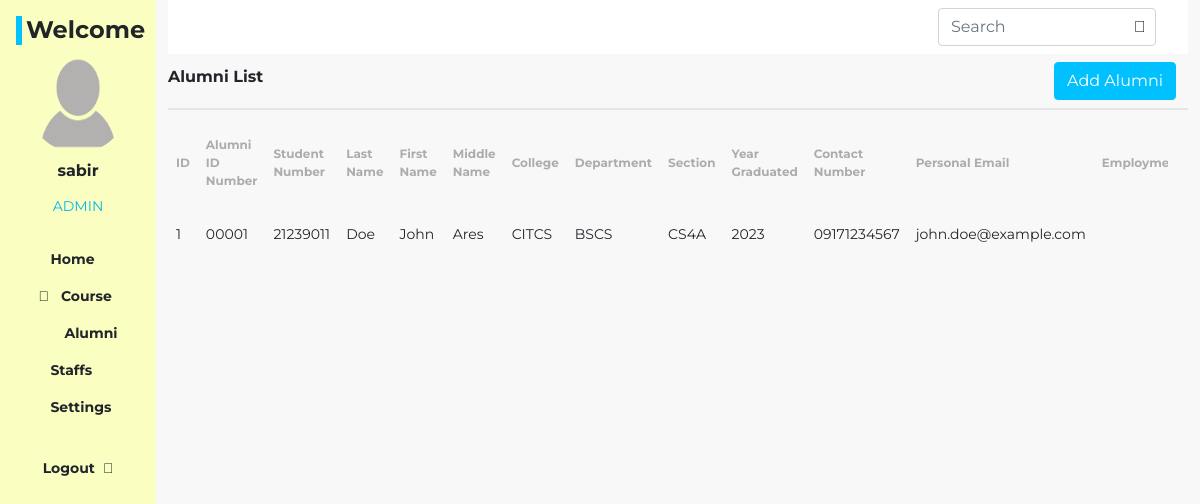
/dashboard/alumni_list.php (signed in), run on the app's committed database.
### dashboard/alumni_list.php (the view, shortened to what this page needs)
<?php
try {
    $statement = $con->query("
        SELECT
            a.*,
            e.Employment,
            e.Employment_Status,
            e.Present_Occupation,
            e.Name_of_Employer,
            e.Address_of_Employer,
            e.Number_of_Years_in_Present_Employer,
            e.Type_of_Employer,
            e.Major_Line_of_Business
        FROM `2024-2025` a
        LEFT JOIN `2024-2025_ed` e ON a.`Alumni_ID_Number` = e.`Alumni_ID_Number`
    ");
} catch (PDOException $e) {
    die("Query failed: " . $e->getMessage());
}
?>
<!DOCTYPE html>
<html lang="en">
<head>
    <link rel="stylesheet" href="../assets/css/bootstrap.css">
    <link rel="stylesheet" href="../assets/css/style.css">
    <link rel="stylesheet" href="https://pro.fontawesome.com/releases/v5.10.0/css/all.css" />
</head>
<body class="bg-content">
    <main class="dashboard d-flex">
        <?php include "component/sidebar.php"; ?>
        <div class="container-fluid px">
            <?php include "component/header.php"; ?>
            <div class="alumni-list-header d-flex justify-content-between align-items-center py-2">
                <div class="title h6 fw-bold">Alumni List</div>
                <div class="btn-add d-flex gap-3 align-items-center">
                    <div class="short">
                        <i class="far fa-sort"></i>
                    </div>
                    <?php include 'alumni_add.php'; ?>
                </div>
            </div>
            <div class="table-responsive table-container">
                <table class="table alumni_list table-borderless">
                    <thead>
                        <tr class="align-middle">
                            <th>ID</th>
                            <th>Alumni ID Number</th>
                            <th>Student Number</th>
                            <th>Last Name</th>
                            <th>First Name</th>
                            <th>Middle Name</th>
                            <th>College</th>
                            <th>Department</th>
                            <th>Section</th>
                            <th>Year Graduated</th>
                            <th>Contact Number</th>
                            <th>Personal Email</th>
                            <th>Employment</th>
                        </tr>
                    </thead>
                    <tbody>
                        <?php if ($statement->rowCount() > 0): ?>
                            <?php while ($row = $statement->fetch(PDO::FETCH_ASSOC)): ?>
                                <tr>
                                    <td><?php echo htmlspecialchars($row['ID']); ?></td>
                                    <td><?php echo htmlspecialchars($row['Alumni_ID_Number']); ?></td>
                                    <td><?php echo htmlspecialchars($row['Student_Number']); ?></td>
                                    <td><?php echo htmlspecialchars($row['Last_Name']); ?></td>
                                    <td><?php echo htmlspecialchars($row['First_Name']); ?></td>
                                    <td><?php echo htmlspecialchars($row['Middle_Name']); ?></td>
                                    <td><?php echo htmlspecialchars($row['College']); ?></td>
                                    <td><?php echo htmlspecialchars($row['Department']); ?></td>
                                    <td><?php echo htmlspecialchars($row['Section']); ?></td>
                                    <td><?php echo htmlspecialchars($row['Year_Graduated']); ?></td>
                                    <td><?php echo htmlspecialchars($row['Contact_Number']); ?></td>
                                    <td><?php echo htmlspecialchars($row['Personal_Email']); ?></td>
                                    <td><?php echo htmlspecialchars($row['Employment']); ?></td>
                                </tr>
                            <?php endwhile; ?>
                        <?php else: ?>
                            <tr>
                                <td colspan="20" class="text-center">No alumni records found.</td>
                            </tr>
                        <?php endif; ?>
                    </tbody>
                </table>
            </div>
        </div>
    </main>
</body>
</html>

### assets/css/style.css (style rules this page uses)
* { font-family: 'Montserrat',sans-serif; font-style: normal; }
.bg-content { background:#F8F8F8; }
.table th { font-size: 12px; color:#ACACAC; }
table tbody { font-size: 14px; }
.alumni-list-header { border-bottom: 2px solid #E5E5E5; }
.alumni-list-header i { color:#00C1FE; }
.table-container { width: calc(100% - 20px); max-width: 1020px; height: 400px; overflow-y: auto; overflow-x: auto; }
table { width: 100%; table-layout: auto; }

### data on the page
2024-2025_ed: Alumni_ID_Number.ID "1", Alumni_ID_Number.Alumni_ID_Number "00001", Alumni_ID_Number.Student_Number "21239011", Alumni_ID_Number.Last_Name "Doe", Alumni_ID_Number.First_Name "John", Alumni_ID_Number.Middle_Name "Ares", Alumni_ID_Number.College "CITCS", Alumni_ID_Number.Department "BSCS", Alumni_ID_Number.Section "CS4A", Alumni_ID_Number.Year_Graduated "2023", Alumni_ID_Number.Contact_Number "09171234567", Alumni_ID_Number.Personal_Email "john.doe@example.com"

### other printed values
$_SESSION['name'] "sabir"
